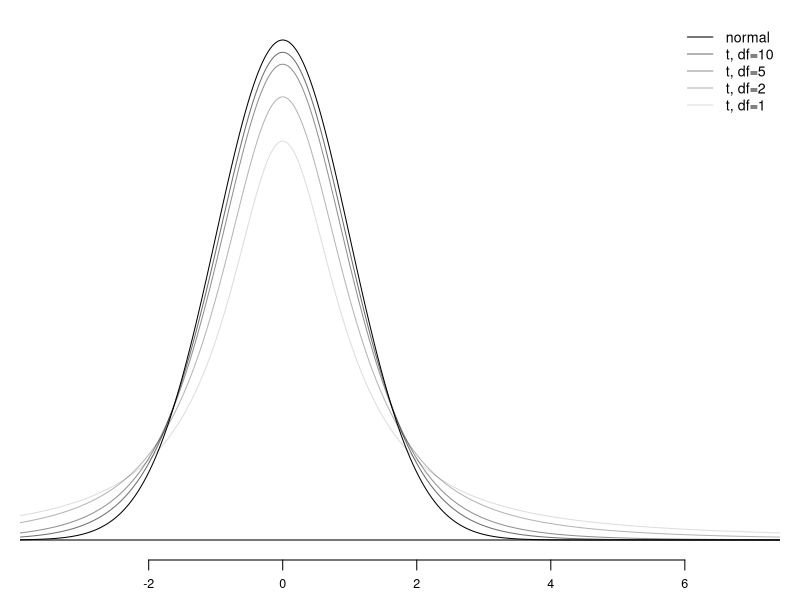

Generate this figure with R:
setwd("/Users/mine/Desktop/Teaching/Sta 101 - F11/Lectures/Lecture 16/6-1smallMean/figures/tDistConvergeToNormalDist")


pdf('tDistConvergeToNormalDist.pdf', 5, 2.3)

par(mar=c(2, 1, 1, 1), mgp=c(5, 0.6, 0))
plot(c(-3.5, 7), c(0, dnorm(0)), type='n', axes=FALSE)
axis(1, cex.axis = 0.75)
abline(h=0)

COL <- c('#000000FF', '#00000091', '#0000006F', '#0000004B', '#00000022')
DF <- c('normal', 10, 5, 2, 1)

X <- seq(-5, 8, 0.01)
Y <- dnorm(X)
lines(X, Y, col=COL[1])

for(i in 2:5){
	Y <- dt(X, as.numeric(DF[i]))
	lines(X, Y, col=COL[i])
}

legend('topright', legend=c(DF[1], paste('t, df=', DF[2:5], sep='')), col=COL, lty=rep(1, 5), bty = "n", cex = 0.85)

dev.off()
